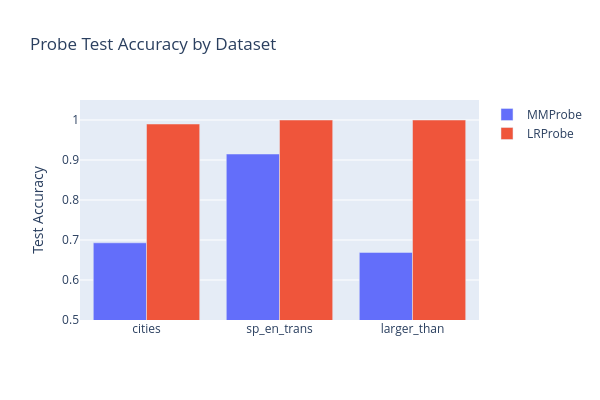

Notebook source saved alongside this figure:
### Markdown cell above
Fits logistic regression (LR) without an intercept on `StandardScaler`-normalized activations, using `C=0.1`, then compares held-out MM/LR accuracies and cities direction similarity. LR directions are expressed in standardized coordinates, so their cosine similarity with raw-coordinate MM directions has that limitation; the `device` argument is unused.

### Code cell
class LRProbe(t.nn.Module):
    def __init__(self, d_in: int, scaler_mean: Tensor | None = None, scaler_scale: Tensor | None = None):
        super().__init__()
        self.net = t.nn.Sequential(
            t.nn.Linear(d_in, 1, bias=False),
            t.nn.Sigmoid()
        )
        self.scaler_mean = scaler_mean
        self.scaler_scale = scaler_scale

    def _normalize(self, x: Float[Tensor, "n d_model"]) -> Float[Tensor, "n d_model"]:
        """Apply StandardScaler normalization if scaler parameters are available."""
        if self.scaler_mean is not None and self.scaler_scale is not None:
            return (x - self.scaler_mean) / self.scaler_scale
        return x

    def forward(self, x: Float[Tensor, "n d_model"]) -> Float[Tensor, " n"]:
        normalized_x = self._normalize(x)
        probe = self.net(normalized_x)
        return probe.squeeze(-1)
        raise NotImplementedError()

    def pred(self, x: Float[Tensor, "n d_model"]) -> Float[Tensor, " n"]:
        return self(x).round()

    @property
    def direction(self) -> Float[Tensor, " d_model"]:
        return self.net[0].weight.data[0]

    @staticmethod
    def from_data(
        acts: Float[Tensor, "n d_model"],
        labels: Float[Tensor, " n"],
        C: float = 0.1,
        device: str = "cpu",
    ) -> "LRProbe":
        """
        Train an LR probe using sklearn's LogisticRegression with StandardScaler normalization.

        Args:
            acts: Activation matrix [n_samples, d_model].
            labels: Binary labels (1=true, 0=false).
            C: Inverse regularization strength (lower = stronger regularization).
                Default 0.1 (reg_coeff=10) matches the deception-detection paper's cfg.yaml.
                The repo class default is reg_coeff=1000 (C=0.001), which is stronger.
            device: Device to place the resulting probe on.
        """
        scaler = StandardScaler()
        model = LogisticRegression(C=C, fit_intercept=False)
        acts_normalized = scaler.fit_transform(acts.float().cpu().numpy())
        model.fit(acts_normalized, labels.float().cpu().numpy())

        scaler_mean = t.tensor(scaler.mean_, dtype=t.float32)
        scaler_scale = t.tensor(scaler.scale_, dtype=t.float32)

        probe = LRProbe(acts.shape[1], scaler_mean, scaler_scale)
        probe.net[0].weight.data[0] = t.tensor(model.coef_)
        return probe
        raise NotImplementedError()


lr_probe = LRProbe.from_data(train_acts["cities"], train_labels["cities"], device="cpu")

# Train accuracy
train_preds = lr_probe.pred(train_acts["cities"])
train_acc = (train_preds == train_labels["cities"]).float().mean().item()

# Test accuracy
test_preds = lr_probe.pred(test_acts["cities"])
test_acc = (test_preds == test_labels["cities"]).float().mean().item()

print("LRProbe on cities:")
print(f"  Train accuracy: {train_acc:.3f}")
print(f"  Test accuracy:  {test_acc:.3f}")
print(f"  Direction norm: {lr_probe.direction.norm().item():.3f}")
assert test_acc >= 0.90, f"Test accuracy too low: {test_acc:.3f} (expected >= 0.90)"

# Compare directions
mm_dir = (mm_probe.direction / mm_probe.direction.norm()).float()
lr_dir = lr_probe.direction / lr_probe.direction.norm()
cos_sim = (mm_dir @ lr_dir).item()
print(f"\nCosine similarity between MM and LR directions: {cos_sim:.4f}")

# Compare both probes across all 3 datasets
results_rows = []
for name in DATASET_NAMES:
    mm_p = MMProbe.from_data(train_acts[name], train_labels[name])
    lr_p = LRProbe.from_data(train_acts[name], train_labels[name])

    mm_test_acc = (mm_p.pred(test_acts[name]) == test_labels[name]).float().mean().item()
    lr_test_acc = (lr_p.pred(test_acts[name]) == test_labels[name]).float().mean().item()
    results_rows.append({"Dataset": name, "MM Test Acc": f"{mm_test_acc:.3f}", "LR Test Acc": f"{lr_test_acc:.3f}"})

results_df = pd.DataFrame(results_rows)
print("\nProbe accuracy comparison across datasets:")
display(results_df)

# Bar chart
fig = go.Figure()
fig.add_trace(go.Bar(name="MMProbe", x=DATASET_NAMES, y=[float(r["MM Test Acc"]) for r in results_rows]))
fig.add_trace(go.Bar(name="LRProbe", x=DATASET_NAMES, y=[float(r["LR Test Acc"]) for r in results_rows]))
fig.update_layout(
    title="Probe Test Accuracy by Dataset",
    yaxis_title="Test Accuracy",
    yaxis_range=[0.5, 1.05],
    barmode="group",
    height=400,
    width=600,
)
fig.show()

### Figure 1 — Plotly figure (JSON) as saved in the notebook; plotly's stock layout.template omitted (floating-point values rounded to 4 significant figures)
{"data": [{"name": "MMProbe", "type": "bar", "x": ["cities", "sp_en_trans", "larger_than"], "y": [0.693, 0.915, 0.669]}, {"name": "LRProbe", "type": "bar", "x": ["cities", "sp_en_trans", "larger_than"], "y": [0.99, 1, 1]}], "layout": {"barmode": "group", "height": 400, "title": {"text": "Probe Test Accuracy by Dataset"}, "width": 600, "yaxis": {"range": [0.5, 1.05], "title": {"text": "Test Accuracy"}}}}
